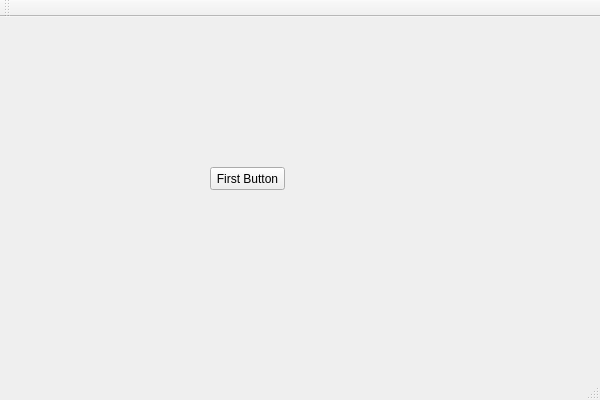
<?xml version="1.0" encoding="UTF-8"?>
<ui version="4.0">
 <class>MainWindowsClass</class>
 <widget class="QMainWindow" name="MainWindowsClass">
  <property name="geometry">
   <rect>
    <x>0</x>
    <y>0</y>
    <width>600</width>
    <height>400</height>
   </rect>
  </property>
  <property name="windowTitle">
   <string>MainWindows</string>
  </property>
  <widget class="QWidget" name="centralWidget">
   <widget class="QPushButton" name="pushButton">
    <property name="geometry">
     <rect>
      <x>210</x>
      <y>150</y>
      <width>75</width>
      <height>23</height>
     </rect>
    </property>
    <property name="text">
     <string>First Button</string>
    </property>
   </widget>
  </widget>
  <widget class="QMenuBar" name="menuBar">
   <property name="geometry">
    <rect>
     <x>0</x>
     <y>0</y>
     <width>600</width>
     <height>21</height>
    </rect>
   </property>
  </widget>
  <widget class="QToolBar" name="mainToolBar">
   <attribute name="toolBarArea">
    <enum>TopToolBarArea</enum>
   </attribute>
   <attribute name="toolBarBreak">
    <bool>false</bool>
   </attribute>
  </widget>
  <widget class="QStatusBar" name="statusBar"/>
 </widget>
 <layoutdefault spacing="6" margin="11"/>
 <resources>
  <include location="MainWindows.qrc"/>
 </resources>
 <connections/>
</ui>
